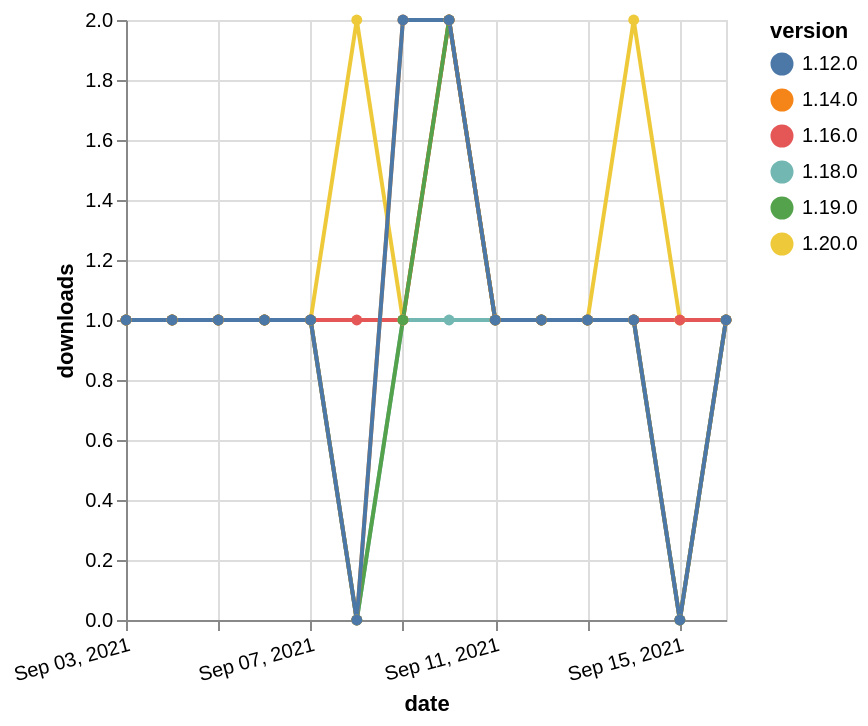

Vega-Lite specification for this chart:
### Vega-Lite specification from a JSON file in a GitHub repository (floating-point values rounded to 4 significant figures)
{"$schema": "https://vega.github.io/schema/vega-lite/v5.json", "description": "A simple bar chart with embedded data.", "data": {"values": [{"date": "2021-09-03", "total": 146, "delta": 1, "version": "1.18.0"}, {"date": "2021-09-04", "total": 147, "delta": 1, "version": "1.18.0"}, {"date": "2021-09-05", "total": 148, "delta": 1, "version": "1.18.0"}, {"date": "2021-09-06", "total": 149, "delta": 1, "version": "1.18.0"}, {"date": "2021-09-07", "total": 150, "delta": 1, "version": "1.18.0"}, {"date": "2021-09-08", "total": 150, "delta": 0, "version": "1.18.0"}, {"date": "2021-09-09", "total": 151, "delta": 1, "version": "1.18.0"}, {"date": "2021-09-10", "total": 152, "delta": 1, "version": "1.18.0"}, {"date": "2021-09-11", "total": 153, "delta": 1, "version": "1.18.0"}, {"date": "2021-09-12", "total": 154, "delta": 1, "version": "1.18.0"}, {"date": "2021-09-13", "total": 155, "delta": 1, "version": "1.18.0"}, {"date": "2021-09-14", "total": 156, "delta": 1, "version": "1.18.0"}, {"date": "2021-09-15", "total": 156, "delta": 0, "version": "1.18.0"}, {"date": "2021-09-16", "total": 157, "delta": 1, "version": "1.18.0"}, {"date": "2021-09-03", "total": 160, "delta": 1, "version": "1.20.0"}, {"date": "2021-09-04", "total": 161, "delta": 1, "version": "1.20.0"}, {"date": "2021-09-05", "total": 162, "delta": 1, "version": "1.20.0"}, {"date": "2021-09-06", "total": 163, "delta": 1, "version": "1.20.0"}, {"date": "2021-09-07", "total": 164, "delta": 1, "version": "1.20.0"}, {"date": "2021-09-08", "total": 166, "delta": 2, "version": "1.20.0"}, {"date": "2021-09-09", "total": 167, "delta": 1, "version": "1.20.0"}, {"date": "2021-09-10", "total": 169, "delta": 2, "version": "1.20.0"}, {"date": "2021-09-11", "total": 170, "delta": 1, "version": "1.20.0"}, {"date": "2021-09-12", "total": 171, "delta": 1, "version": "1.20.0"}, {"date": "2021-09-13", "total": 172, "delta": 1, "version": "1.20.0"}, {"date": "2021-09-14", "total": 174, "delta": 2, "version": "1.20.0"}, {"date": "2021-09-15", "total": 175, "delta": 1, "version": "1.20.0"}, {"date": "2021-09-16", "total": 176, "delta": 1, "version": "1.20.0"}, {"date": "2021-09-03", "total": 169, "delta": 1, "version": "1.16.0"}, {"date": "2021-09-04", "total": 170, "delta": 1, "version": "1.16.0"}, {"date": "2021-09-05", "total": 171, "delta": 1, "version": "1.16.0"}, {"date": "2021-09-06", "total": 172, "delta": 1, "version": "1.16.0"}, {"date": "2021-09-07", "total": 173, "delta": 1, "version": "1.16.0"}, {"date": "2021-09-08", "total": 174, "delta": 1, "version": "1.16.0"}, {"date": "2021-09-09", "total": 175, "delta": 1, "version": "1.16.0"}, {"date": "2021-09-10", "total": 177, "delta": 2, "version": "1.16.0"}, {"date": "2021-09-11", "total": 178, "delta": 1, "version": "1.16.0"}, {"date": "2021-09-12", "total": 179, "delta": 1, "version": "1.16.0"}, {"date": "2021-09-13", "total": 180, "delta": 1, "version": "1.16.0"}, {"date": "2021-09-14", "total": 181, "delta": 1, "version": "1.16.0"}, {"date": "2021-09-15", "total": 182, "delta": 1, "version": "1.16.0"}, {"date": "2021-09-16", "total": 183, "delta": 1, "version": "1.16.0"}, {"date": "2021-09-03", "total": 135, "delta": 1, "version": "1.19.0"}, {"date": "2021-09-04", "total": 136, "delta": 1, "version": "1.19.0"}, {"date": "2021-09-05", "total": 137, "delta": 1, "version": "1.19.0"}, {"date": "2021-09-06", "total": 138, "delta": 1, "version": "1.19.0"}, {"date": "2021-09-07", "total": 139, "delta": 1, "version": "1.19.0"}, {"date": "2021-09-08", "total": 139, "delta": 0, "version": "1.19.0"}, {"date": "2021-09-09", "total": 140, "delta": 1, "version": "1.19.0"}, {"date": "2021-09-10", "total": 142, "delta": 2, "version": "1.19.0"}, {"date": "2021-09-11", "total": 143, "delta": 1, "version": "1.19.0"}, {"date": "2021-09-12", "total": 144, "delta": 1, "version": "1.19.0"}, {"date": "2021-09-13", "total": 145, "delta": 1, "version": "1.19.0"}, {"date": "2021-09-14", "total": 146, "delta": 1, "version": "1.19.0"}, {"date": "2021-09-15", "total": 146, "delta": 0, "version": "1.19.0"}, {"date": "2021-09-16", "total": 147, "delta": 1, "version": "1.19.0"}, {"date": "2021-09-03", "total": 284, "delta": 1, "version": "1.14.0"}, {"date": "2021-09-04", "total": 285, "delta": 1, "version": "1.14.0"}, {"date": "2021-09-05", "total": 286, "delta": 1, "version": "1.14.0"}, {"date": "2021-09-06", "total": 287, "delta": 1, "version": "1.14.0"}, {"date": "2021-09-07", "total": 288, "delta": 1, "version": "1.14.0"}, {"date": "2021-09-08", "total": 288, "delta": 0, "version": "1.14.0"}, {"date": "2021-09-09", "total": 290, "delta": 2, "version": "1.14.0"}, {"date": "2021-09-10", "total": 292, "delta": 2, "version": "1.14.0"}, {"date": "2021-09-11", "total": 293, "delta": 1, "version": "1.14.0"}, {"date": "2021-09-12", "total": 294, "delta": 1, "version": "1.14.0"}, {"date": "2021-09-13", "total": 295, "delta": 1, "version": "1.14.0"}, {"date": "2021-09-14", "total": 296, "delta": 1, "version": "1.14.0"}, {"date": "2021-09-15", "total": 296, "delta": 0, "version": "1.14.0"}, {"date": "2021-09-16", "total": 297, "delta": 1, "version": "1.14.0"}, {"date": "2021-09-03", "total": 212, "delta": 1, "version": "1.12.0"}, {"date": "2021-09-04", "total": 213, "delta": 1, "version": "1.12.0"}, {"date": "2021-09-05", "total": 214, "delta": 1, "version": "1.12.0"}, {"date": "2021-09-06", "total": 215, "delta": 1, "version": "1.12.0"}, {"date": "2021-09-07", "total": 216, "delta": 1, "version": "1.12.0"}, {"date": "2021-09-08", "total": 216, "delta": 0, "version": "1.12.0"}, {"date": "2021-09-09", "total": 218, "delta": 2, "version": "1.12.0"}, {"date": "2021-09-10", "total": 220, "delta": 2, "version": "1.12.0"}, {"date": "2021-09-11", "total": 221, "delta": 1, "version": "1.12.0"}, {"date": "2021-09-12", "total": 222, "delta": 1, "version": "1.12.0"}, {"date": "2021-09-13", "total": 223, "delta": 1, "version": "1.12.0"}, {"date": "2021-09-14", "total": 224, "delta": 1, "version": "1.12.0"}, {"date": "2021-09-15", "total": 224, "delta": 0, "version": "1.12.0"}, {"date": "2021-09-16", "total": 225, "delta": 1, "version": "1.12.0"}]}, "width": "container", "mark": {"type": "line", "point": {"filled": true}}, "encoding": {"x": {"field": "date", "type": "temporal", "timeUnit": "yearmonthdate", "title": "date", "axis": {"labelAngle": -15}}, "y": {"field": "delta", "type": "quantitative", "title": "downloads"}, "color": {"field": "version", "type": "nominal"}, "tooltip": {"field": "delta"}}}
